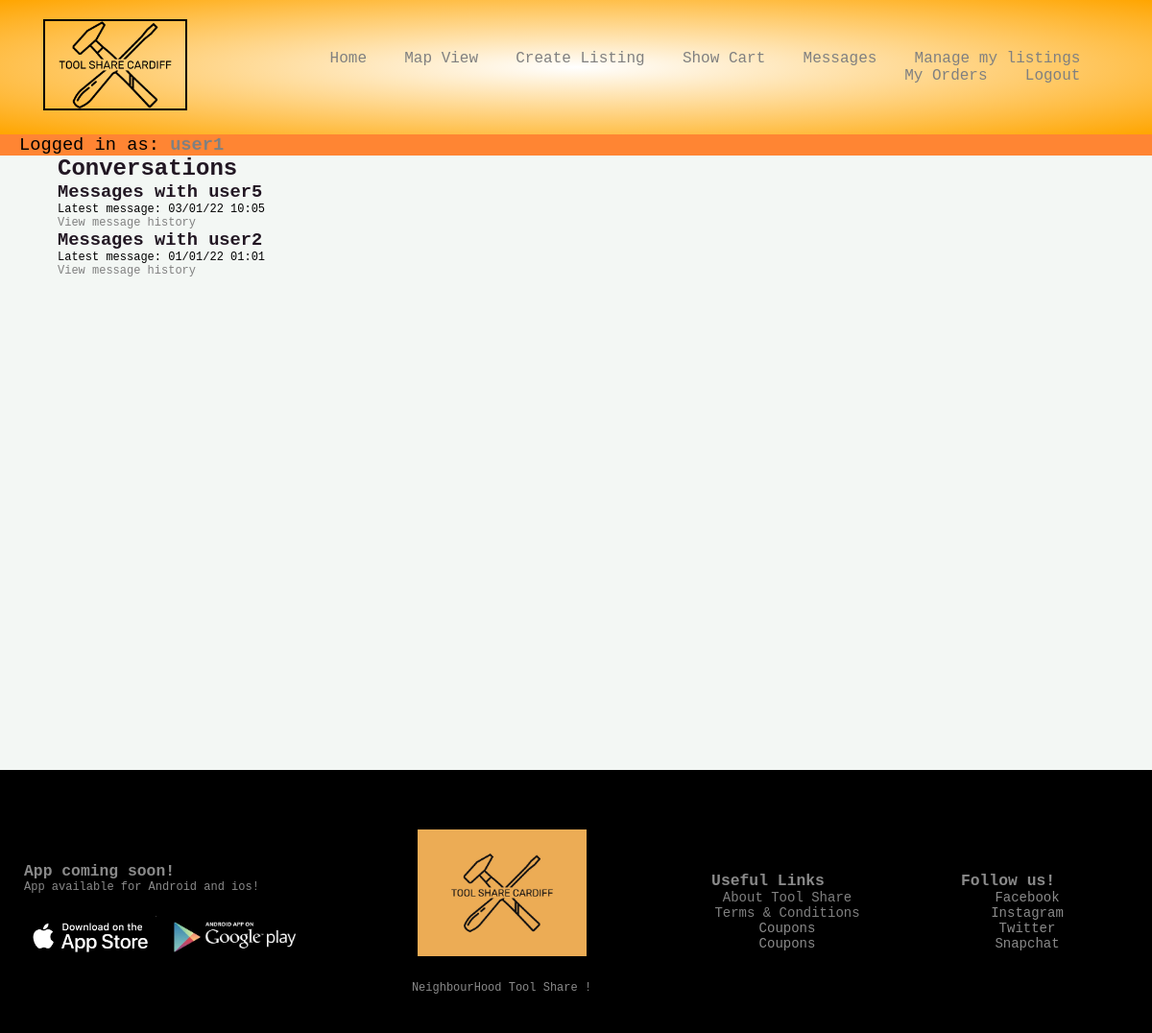
Screenshot of /messages (signed in) with the database file from the repository.
### tool_sharing_website/models.py (models this page shows, shortened)
class User(db.Model,UserMixin):
    id = db.Column(db.Integer, primary_key=True)
    username = db.Column(db.String(20), unique=True, nullable=False)
    email = db.Column(db.String(120), unique=True, nullable=False)
    hashed_password = db.Column(db.String(128), nullable=False)
    password = db.Column(db.String(128), nullable=False)
    address = db.Column(db.String(60), nullable=False)
    is_verified = db.Column(db.Boolean, nullable=False, default=False)
    is_banned = db.Column(db.Boolean, nullable=False, default=False)
    is_admin = db.Column(db.Boolean, nullable=False, default=False)
    sent_messages = db.relationship('Message', backref='sent', lazy=True, foreign_keys='Message.sender')
    received_messages = db.relationship('Message', backref='received', lazy=True, foreign_keys='Message.receiver')
    left_reviews = db.relationship('Review', backref='reviews_left', lazy=True, foreign_keys='Review.reviewer')
    received_reviews = db.relationship('Review', backref='reviews_received', lazy=True, foreign_keys='Review.reviewee')
    left_reports = db.relationship('Report', backref='reports_left', lazy=True, foreign_keys='Report.reporter')
    received_reports = db.relationship('Report', backref='reports_received', lazy=True, foreign_keys='Report.reported')
    listed_tools = db.relationship('Tool', backref='tools_listed', lazy=True, foreign_keys='Tool.owner')
    borrowed_tools = db.relationship('Tool', backref='tools_borrowed', lazy=True, foreign_keys='Tool.borrower')
    ordered_tools = db.relationship('Order', backref='orders_made_by_user', lazy=True, foreign_keys='Order.orderer')
    received_orders = db.relationship('Order', backref='orders_received', lazy=True, foreign_keys='Order.owner')
    stripe_customer_id = db.Column(db.String(128), nullable=False)
    stripe_connect_id = db.Column(db.String(128), nullable=False)
    disputed_as_orderer = db.relationship('Dispute', backref='disputed_as_borrower', lazy=True, foreign_keys='Dispute.orderer')
    disputed_as_owner = db.relationship('Dispute', backref='disputed_as_owner_', lazy=True, foreign_keys='Dispute.owner')
    @property
    def password(self):
        raise AttributeError('password is not a readable attribute')
    @password.setter
    def password(self, password):
        self.hashed_password = generate_password_hash(password)

class Message(db.Model):
    id = db.Column(db.Integer, primary_key=True)
    sender = db.Column(db.Integer, db.ForeignKey('user.id'), nullable=False)
    receiver = db.Column(db.Integer, db.ForeignKey('user.id'), nullable=False)
    message = db.Column(db.String(60), nullable=False)
    is_read = db.Column(db.Boolean, nullable=False, default=False)
    timestamp = db.Column(db.DateTime, nullable=False, default=datetime.utcnow)

### tool_sharing_website/routes.py (the view)
@app.route("/messages", methods=["GET", "POST"])    #TODO: In conversations tab, the latest message is the latest received, not the latest sent or received
@login_required
def messages():
    if current_user.is_banned:
        flash(f"You have been banned from messaging, please contact the moderators to review", "danger")
        return redirect(url_for("home"))
    if current_user.is_active:
        recent_messages = Message.query.filter_by(receiver=current_user.id).order_by(Message.timestamp.desc()).group_by(Message.sender).all()
        pending_messages = Message.query.filter(and_(Message.sender == current_user.id, ~Message.receiver.in_([m.sender for m in recent_messages]))).order_by(Message.timestamp.desc()).group_by(Message.receiver).all()
        return render_template("messages.html", title="Messages", recent_messages=recent_messages, pending_messages=pending_messages)
    return redirect(url_for("login"))

### tool_sharing_website/models.py (called while the page is built)
@login_manager.user_loader
def load_user(user_id):
    return User.query.get(int(user_id))

### tool_sharing_website/templates/messages.html (shortened to what this page needs)
{% extends "layout.html" %}
{% block content %}
{% if recent_messages %}
    <h2>Conversations</h2>
    {% for message in recent_messages %}
        <div class="message">
            <h3>Messages with {{ message.sent.username }}</h3>
            <p>Latest message: {{ message.timestamp.strftime("%x %H:%M") }}</p>
            {% set chat_id = "s" + message.sender|string + "r" + current_user.id|string %}
            <p><a href="{{ url_for('chat', chat_id=chat_id) }}">View message history</a></p>
        </div>
    {% endfor %}
{% else %}
    <p>No messages</p>
{% endif %}
{% endblock content %}

### tool_sharing_website/templates/layout.html (shortened to what this page needs)
<!DOCTYPE html>
<html lang="en">
<head>
    <link rel=stylesheet type=text/css href="{{ url_for('static',filename='style.css')}}">
</head>
<body>
    <div class="header">
        <div class="container">
            <div class="navbar">
                <div class="logo">
                    <a href="{{ url_for('home') }}"><img src="{{ url_for('static', filename='img/' + 'tool-share-cardiff-logo-transparent.png') }}" width="150px" alt="Tool Share Logo"></a>
                </div>
                <nav>
                    <ul class="main-navbar">
                        <li><a href="{{ url_for('home') }}">Home</a>&nbsp</li>
                        {% if current_user.is_authenticated %}
                            <li><a href="{{ url_for('map_view') }}">Map View</a>&nbsp</li>
                            <li><a href="{{ url_for('create_listing') }}">Create Listing</a>&nbsp</li>
                            <li><a href="{{ url_for('show_cart') }}">Show Cart</a>&nbsp</li>
                            <li><a href="{{ url_for('messages') }}">Messages</a>&nbsp</li>
                            <li><a href="{{ url_for('listings') }}">Manage my listings</a>&nbsp</li>
                            <li><a href="{{ url_for('orders') }}">My Orders</a>&nbsp</li>
                            <li><a href="{{ url_for('logout') }}">Logout</a>&nbsp</li>
                        {% else %}
                            <li><a href="{{ url_for('login') }}">Login</a>&nbsp</li>
                            <li><a href="{{ url_for('register') }}">Register</a>&nbsp</li>
                        {% endif %}
                    </ul>
                </nav>
            </div>
        </div>
    </div>
    <div id="user-info">
    {% if current_user.is_authenticated %}
        <h3>Logged in as: <a href="{{ url_for('profile',username=current_user.username) }}">{{ current_user.username }}</a>
        </h3>
    {% endif %}
    </div>
    <div id="content">
        {% block content %}
        {% endblock %}
    </div>
    <div class="footer">
        <div class = "container">
            <div class="row">
                <div class="footer-col-1">
                    <h3>App coming soon!</h3>
                    <p>App available for Android and ios!</p>
                    <div class="app-logo">
                        <img src="{{ url_for('static', filename='img/' + 'appstore.jpeg') }}" alt="App Store">
                        <img src="{{ url_for('static', filename='img/' + 'googleplay.jpeg') }}" alt="Google Play">
                    </div>
                </div>
                <div class="footer-col-2">
                    <img src="{{ url_for('static', filename='img/' + 'tool-share-cardiff-logo.jpeg') }}" alt="Tool Share Logo">
                    <p>NeighbourHood Tool Share !</p>
                </div>
                <div class ="footer-col-3">
                    <h3>Useful Links</h3>
                    <ul>
                        <li><a href="{{ url_for('about') }}">About Tool Share</a></li>
                        <li><a href="{{ url_for('termsconditions') }}">Terms & Conditions</a></li>
                        <li>Coupons</li>
                        <li>Coupons</li>
                    </ul>
                </div>
                <div class ="footer-col-4">
                    <h3>Follow us!</h3>
                    <ul>
                        <li>Facebook</li>
                        <li>Instagram</li>
                        <li>Twitter</li>
                        <li>Snapchat</li>
                    </ul>
                </div>
            </div>
        </div>
    </div>
</body>
</html>

### tool_sharing_website/static/style.css (style rules this page uses)
* { margin: 0%; box-sizing: border-box; -webkit-font-smoothing: antialiased; font-family: "Lucida Console", "Courier New", monospace; }
body { background: #F3F7F4; font-family: 'Rubik', sans-serif; }
img { border: 2px solid #000; }
a { text-decoration: none; }
.navbar { display: flex; align-items: center; padding: 20px }
nav { flex: 1; text-align: right; }
nav ul { display: inline-block; list-style-type: none; }
nav ul li { display: inline-block; margin-right: 20px; }
a { text-decoration: none; color: grey; }
p { color:black; }
.container { margin: 0px 0px; padding-left: 25px; padding-right: 25px; }
.row { display: flex; align-items: center; flex-wrap: wrap; justify-content: space-around; }
.header { background: radial-gradient(#fff,orange); }
#user-info { background: #ff8533; padding : 0px 20px; }
#user-info h3 { font-weight: 500; }
#user-info h3 a { text-decoration: none; font-weight: 600; }
#content { width: 90%; min-height: 80vh; margin: auto; color: #221723; background: #F3F7F4; }
.footer { background: black; color:#8a8a8a; font-size: 14px; padding: 60px 0 20px; }
.footer p { color:#8a8a8a; }
.footer-col-1, .footer-col-2, .footer-col-3, .footer-col-4 { min-width: 250px; margin-bottom: 20px; }
.footer-col-1 { flex-basis: 30%; }
.footer-col-2 { flex: 1; text-align:center; }
.footer-col-2 img { width:180px; margin-bottom: 20px; }
.footer-col-3, .footer-col-4 { flex-basis: 12%; text-align:center; }
ul { list-style-type: none; }
.app-logo { margin-top: 20px; }
.app-logo img { width: 140px; }
p { font-size: 15px; }
@media screen and (max-width: 1370px) { p { font-size: 13px; } }
@media screen and (max-width: 1200px) { p { font-size: 12px; } }

### rows the page displays
User: username "user1"
Message: sent.username "user5", timestamp "03/01/22 10:05"
Message: sent.username "user2", timestamp "01/01/22 01:01"
